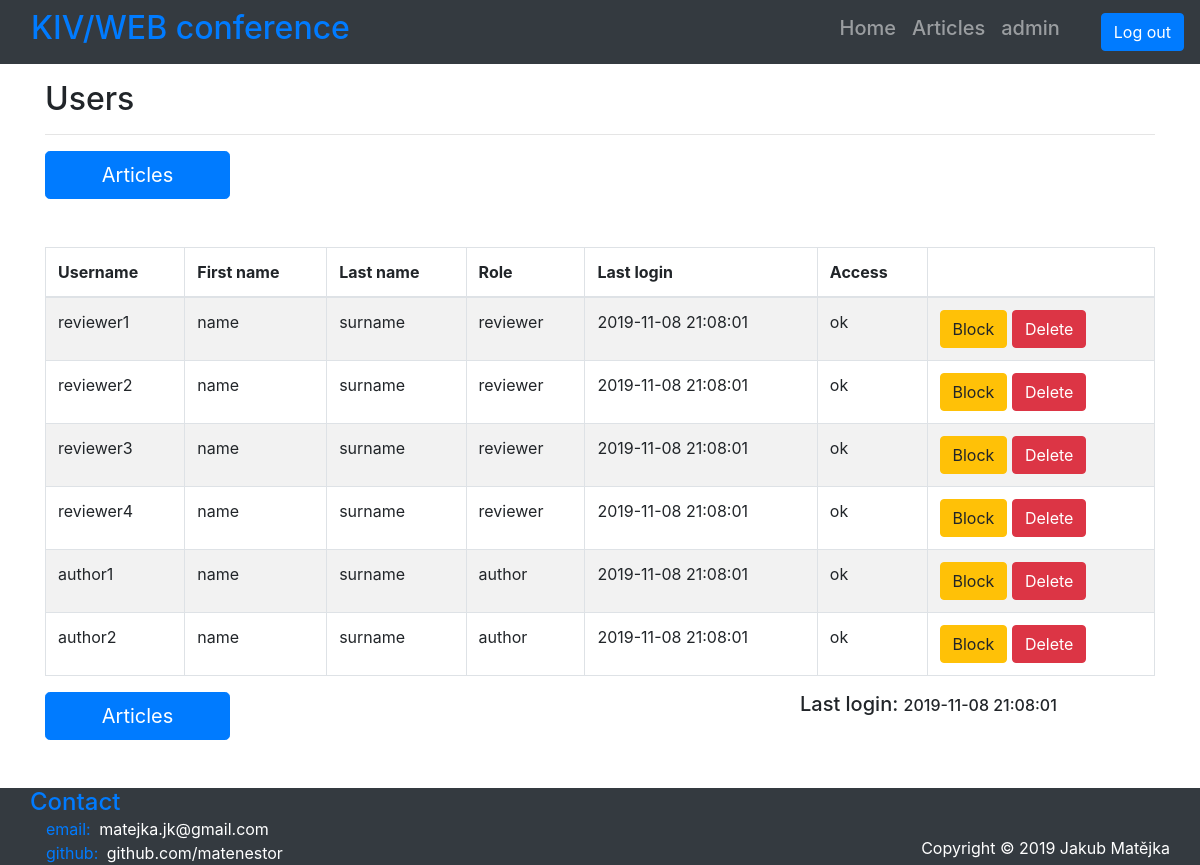
Screenshot of /index.php?page=user&sub_page=admin_users (signed in) with the database file from the repository.
### tables this page shows
CREATE TABLE IF NOT EXISTS `user` (
  `id_user` int(11) NOT NULL,
  `username` varchar(32) NOT NULL,
  `first_name` varchar(32) DEFAULT NULL,
  `last_name` varchar(32) DEFAULT NULL,
  `role` enum('admin','reviewer','author') NOT NULL DEFAULT 'author',
  `last_login` datetime NOT NULL DEFAULT current_timestamp(),
  `access` enum('ok','blocked') NOT NULL DEFAULT 'ok',
  `password` varchar(256) NOT NULL
);

### app/Controllers/ABaseController.php (called while the page is built, shortened)
<?php
abstract class ABaseController {
    protected function getView($view, $title, $data=null) {
        require APP_PATH.DIR_VIEWS.LAYOUT.EXT_VIEW;
        $template = ob_get_clean();
        return $template;
    }
    public function getContent($view, $data) {
        require APP_PATH.DIR_VIEWS.$view.EXT_VIEW;
    }
}

### app/Controllers/AdminController.php (called while the page is built, shortened)
<?php
class AdminController extends ABaseController {
    private $dbUser;
    public function __construct() {
        $this->view = "AdminArticlesView";
        $this->title = "Admin";
        $this->dbUser = new UserModel();
    }
    public function process() {
        $this->composeData();
        $this->show();
    }
    private function checkPageSwitch() {
        if (isset($_GET["sub_page"])) {
            switch ($_GET["sub_page"]) {
                case "admin_users":
                    $this->view = "AdminUsersView";
                    break;
            }
        }
    }
    private function composeData() {
        if ($this->view == "AdminArticlesView") {
            $this->composeDataArticles();
        }
        elseif ($this->view == "AdminUsersView") {
            $this->composeDataUsers();
        }
    }
    private function composeDataUsers() {
        global $login;
        $userName = $login->getLoginUserName();
        $this->data = $this->dbUser->getAllUsers();
        $this->data["last_login"] = $this->dbUser->getUserLastLogin($userName);
    }
    private function show() {
        $template = parent::getView(
            $this->view,
            $this->title,
            $this->data
        );
        return $template;
    }
}

### app/Controllers/UserController.php (called while the page is built, shortened)
<?php
class UserController extends ABaseController {
    private $dbUser;
    public function __construct() {
        $this->dbUser = new UserModel();
    }
    public function process() {
        global $login;
        $userName = $login->getLoginUserName();
        $userRole = $this->dbUser->getUserRole($userName);
        switch ($userRole) {
            case "admin":
                $controller = new AdminController();
                break;
        }
        $controller->process();
    }
}

### index.php (called while the page is built, shortened)
<?php
$router = new RouterService();
$router->route();

### app/Models/BaseModel.php (called while the page is built, shortened)
<?php
class BaseModel {
    private $pdo;
    public function __construct() {
        $this->pdo = $this->connectDB();
    }
    private function connectDB() {
        try {
            $pdo = new PDO("mysql:host=".DB_SERVER.";dbname=".DB_NAME, DB_USER, DB_PASS);
            $pdo->exec("set names utf8");
        }
        catch(PDOException $ex){
            die("Unable to connect to database. Please try again in a few minutes.");
        }
        return $pdo;
    }
    private function disconnectDB() {
        $this->pdo = null;
    }
    protected function executeQuery(string $query) {
        $stmt = $this->pdo->query($query);
        if ($stmt) {
            return $stmt;
        }
        else {
            $error = $this->pdo->errorInfo();
            echo $error[2];
            return null;
        }
    }
    protected function selectFromTable(string $select, string $tableName, string $where="", string $orderBy="", string $sort="", string $groupBy="") {
        $query = "SELECT ".$select." FROM ".$tableName
            .(($where=="")   ? "" : " WHERE ".$where)
            .(($orderBy=="") ? "" : " ORDER BY ".$orderBy)
            .(($sort=="")    ? "" : " ".$sort)
            .(($groupBy=="") ? "" : " GROUP BY ".$groupBy);
        $result = $this->executeQuery($query);
        return $result->fetchAll();
    }
}

### app/Models/UserModel.php (called while the page is built, shortened)
<?php
class UserModel extends BaseModel {
    public function getAllUsers():array {
        $select = "*";
        $where = TABLE_USER.".role != 'admin'";
        return parent::selectFromTable($select, TABLE_USER, $where);
    }
}

### app/Views/AdminUsersView.phtml (the view)
<p class="h2">Users</p>
<hr>
<div class="row justify-content-between mb-5 mx-auto">
    <a href="<?= INDEX."?page=user&sub_page=admin_articles"?>" class="col-2 btn btn-primary btn-lg" role="button" aria-pressed="true">Articles</a>
</div>
<div class="table-wrapper table-responsive">
    <table class="table table-striped table-bordered">
        <thead>
        <tr>
            <th>Username</th>
            <th>First name</th>
            <th>Last name</th>
            <th>Role</th>
            <th>Last login</th>
            <th>Access</th>
            <th></th>
        </tr>
        </thead>
        <tbody>
        <?php foreach ($data as $user): ?>
            <?php if (!is_array($user)) break; ?>
            <tr>
                <td><?= $user["username"]; ?></td>
                <td><?= $user["first_name"]; ?></td>
                <td><?= $user["last_name"]; ?></td>
                <td><?= $user["role"]; ?></td>
                <td><?= $user["last_login"]; ?></td>
                <td><?= $user["access"]; ?></td>
                <td>
                    <div>
                        <form action="<?= INDEX ?>" method="post">
                            <?php if ($user["access"] == "ok"): ?>
                                <button type="submit" name="block_user" value="<?= $user["id_user"] ?>" class="btn btn-warning">Block</button>
                            <?php else: ?>
                                <button type="submit" name="allow_user" value="<?= $user["id_user"] ?>" class="btn btn-success">Allow</button>
                            <?php endif; ?>
                            <button type="submit" name="delete_user" value="<?= $user["id_user"] ?>" class="btn btn-danger">Delete</button>
                        </form>
                    </div>
                </td>
            </tr>
        <?php endforeach; ?>
        </tbody>
    </table>
</div>
<div class="row justify-content-between mb-5 mx-auto">
    <a href="<?= INDEX."?page=user&sub_page=admin_articles"?>" class="col-2 btn btn-primary btn-lg" role="button" aria-pressed="true">Articles</a>
    <p class="col-4 h5">Last login: <span class="h6"><?= $data["last_login"] ?></span></p>
</div>

### app/Views/Layout.phtml (style rules this page uses)
body { padding-top: 80px; }

### rows the page displays
user: username "reviewer1", first_name "name", last_name "surname", role "reviewer", last_login "2019-11-08 21:08:01", access "ok", $user["id_user"] 2 (drawn)
user: username "reviewer2", first_name "name", last_name "surname", role "reviewer", last_login "2019-11-08 21:08:01", access "ok", $user["id_user"] 3 (drawn)
user: username "reviewer3", first_name "name", last_name "surname", role "reviewer", last_login "2019-11-08 21:08:01", access "ok", $user["id_user"] 4 (drawn)
user: username "reviewer4", first_name "name", last_name "surname", role "reviewer", last_login "2019-11-08 21:08:01", access "ok", $user["id_user"] 5 (drawn)
user: username "author1", first_name "name", last_name "surname", role "author", last_login "2019-11-08 21:08:01", access "ok", $user["id_user"] 6 (drawn)
user: username "author2", first_name "name", last_name "surname", role "author", last_login "2019-11-08 21:08:01", access "ok", $user["id_user"] 7 (drawn)

### other values shown
$login->getLoginUserName() "admin"
$data["last_login"] "2019-11-08 21:08:01"
